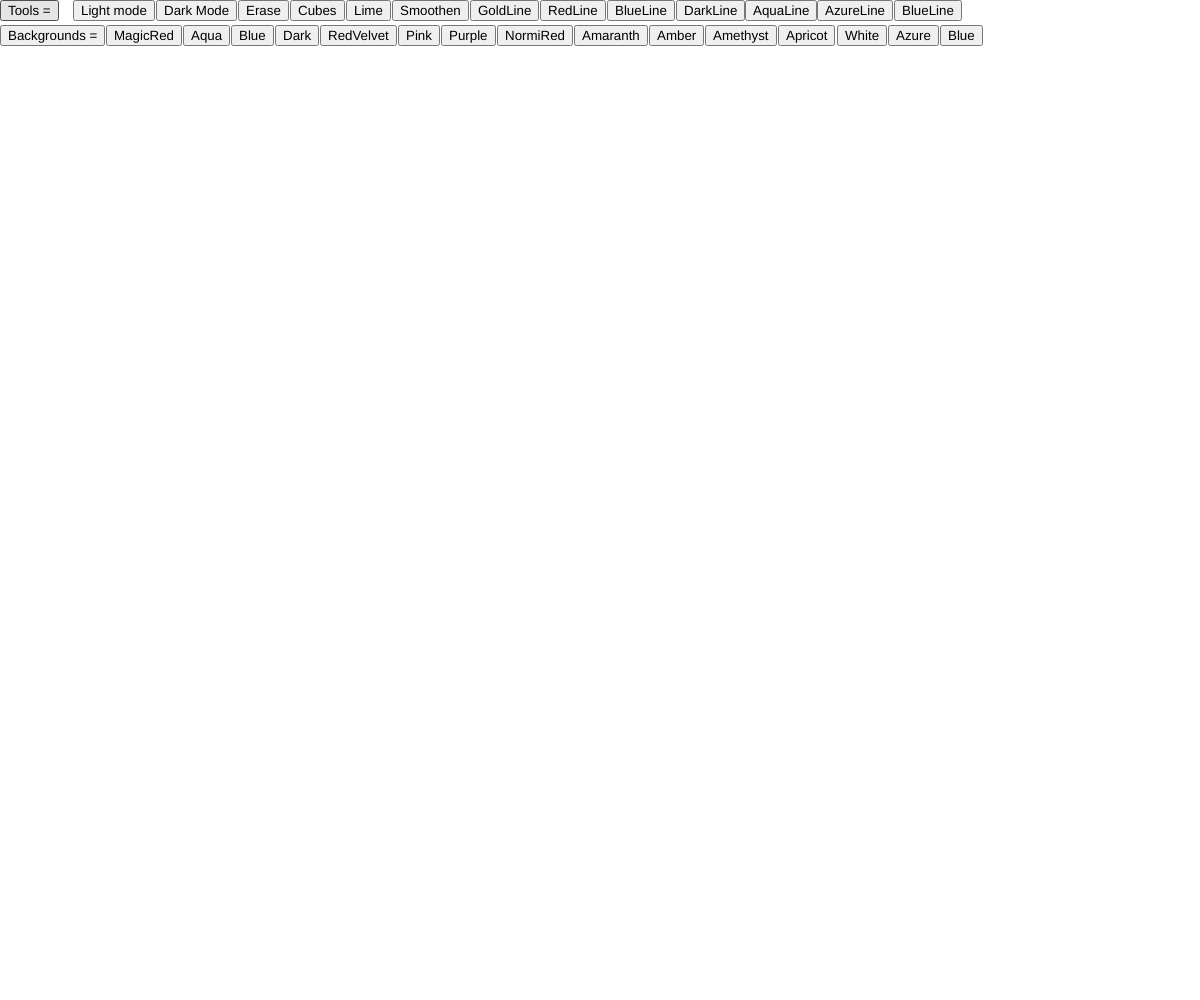
Frame 1 (no input)
Frame 60 (no input): identical to frame 1, image omitted
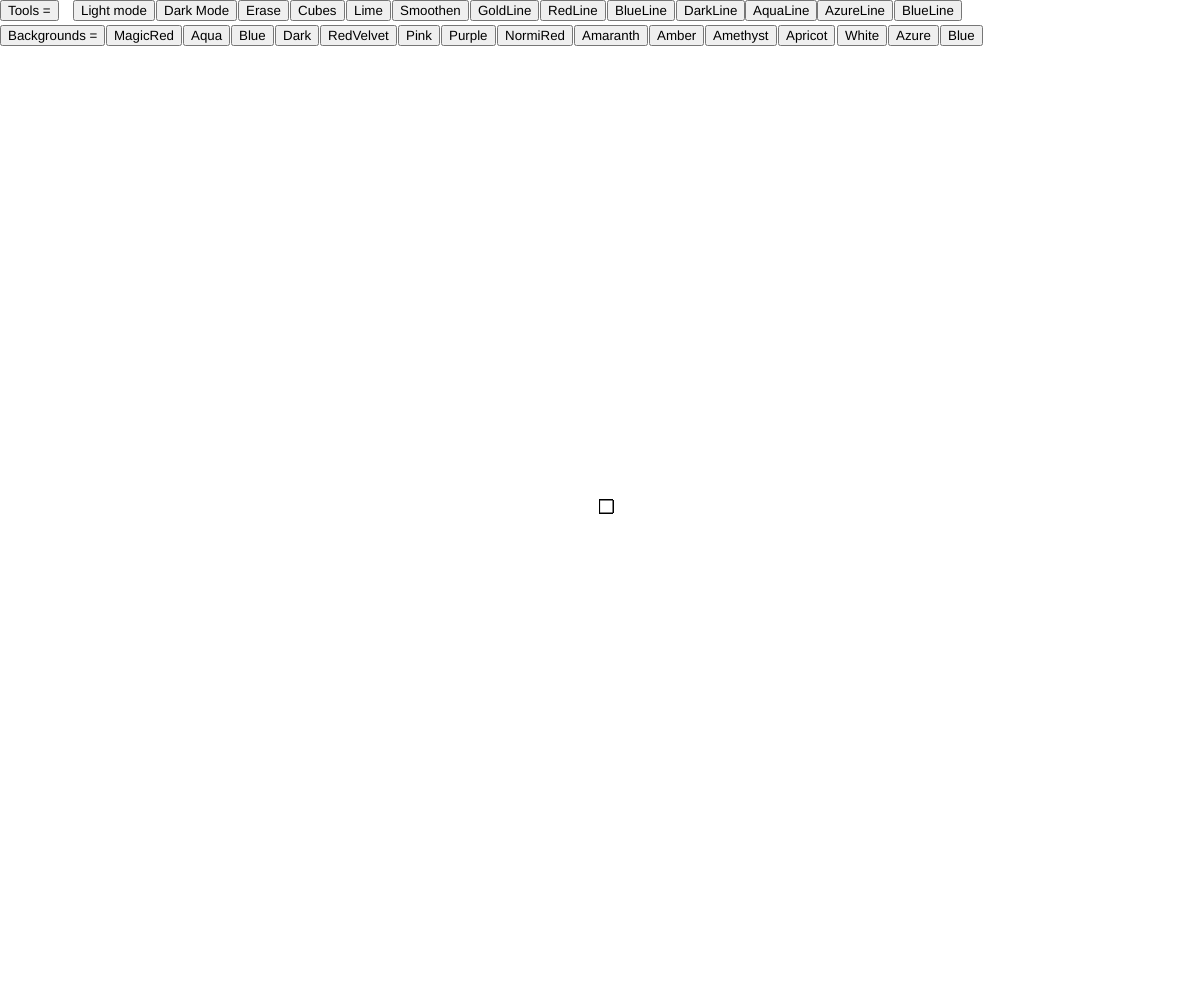
Frame 120 (the mouse pressed at the canvas centre since frame 60)

The p5.js sketch that drew these frames (run headless with seeded random() and noise() and a simulated clock; from frame 60 on, the mouse is pressed at the canvas centre):

// p5.js sketch
// ── sketch.js
let bm;
let wm;
let cm;
let cb;
let fs;
let ys;
let es;
let rb;
let pc;
let ac;
let ti;
let bc;
let dm;
let gb;
let po;
let cl;
let br;
let ty;
let nr;
let am;
let ab;
let ay;
let aq;
let qw;
let tq;
let pu;
let to;
let yt;
let tr;
let ui;
// let qw;
// let dc;

function setup() {
  createCanvas(windowWidth, windowHeight);
  background(255, 100, 100);
  background(255);
  
  bm = createButton('Dark Mode');
  wm = createButton('Light mode');
  cm = createButton('Erase');
  cb = createButton('Pink');
  fs = createButton('Smoothen');
  ys = createButton('Cubes');
  es = createButton('RedVelvet');
  rb = createButton('Lime');
  pc = createButton('MagicRed');
  ac = createButton('Aqua');
  ti = createButton('Tools = ');
  bc = createButton('Blue');
  dm = createButton('Dark');
  gb = createButton('Backgrounds =');
  po = createButton('Purple');
  cl = createButton('GoldLine');
  br = createButton('RedLine');
  ty = createButton('BlueLine');
  nr = createButton('NormiRed');
  am = createButton('Amaranth');
  ab = createButton('Amber');
  ay = createButton('Amethyst');
  aq = createButton('Apricot');
  qw = createButton('White');
  tw = createButton('DarkLine');
  pu = createButton('AquaLine');
  to = createButton('AzureLine');
  yt = createButton('Azure');
  tr = createButton('Blue');
  ui = createButton('BlueLine');
  // qw = createButton('To draw please press your Mouse');
  // dc = createButton('DoodleMode');
  
  wm.position(73, 0);
  bm.position(156, 0);
  cm.position(238, 0);
  
  // pink
  cb.position(398, 25);
  
  // 217, 0
  fs.position(392, 0);
  ys.position(290, 0);
  
  // red velvet
  es.position(320, 25);
  rb.position(346, 0);
  pc.position(106, 25);
  ac.position(183, 25);
  ti.position(0, 0);
  // qw.position(527, 0);
  // dc.position(585, 0);
  bc.position(231, 25);
  dm.position(275, 25);
 
  // background
  gb.position(0, 25);
  po.position(441, 25);
  cl.position(470, 0);
  br.position(540, 0);
  ty.position(607, 0);
  nr.position(497, 25);
  am.position(574, 25);
  ab.position(649, 25);
  ay.position(705, 25);
  aq.position(778, 25);
  qw.position(837, 25);
  tw.position(676, 0);
  pu.position(745, 0);
  to.position(817, 0);
  yt.position(888, 25);
  tr.position(940, 25);
  ui.position(894, 0);
  
  wm.mousePressed(w);
  bm.mousePressed(b);
  cm.mousePressed(c);
  cb.mousePressed(a);
  fs.mousePressed(f);
  ys.mousePressed(y);
  es.mousePressed(s);
  rb.mousePressed(k);
  pc.mousePressed(p);
  ac.mousePressed(q);
  bc.mousePressed(l);
  dm.mousePressed(fr);
  po.mousePressed(i);
  cl.mousePressed(g);
  br.mousePressed(lo)
  ty.mousePressed(bu);
  nr.mousePressed(re);
  am.mousePressed(ar);
  ab.mousePressed(ae);
  ay.mousePressed(aw);
  aq.mousePressed(we);
  qw.mousePressed(wei);
  tw.mousePressed(te);
  pu.mousePressed(pi);
  to.mousePressed(Az);
  yt.mousePressed(tir);
  tr.mousePressed(ter);
  ui.mousePressed(qww);
  // dc.mousePressed(d)
}

function w() { 
  fill(255);
}

function b() {
  fill(100, 100, 100);
}

function c() {
  clear();
  background(255);
}

function a() {
  background('#fae');
}

function f() {
  noStroke(); 
}

function y() {
  stroke(0);
}

function s() {
  background(255, 100, 100);
  function mousePressed() {}
}

function k() {
  var xColour = map(mouseX, 0, 400, 0, 255);
  var yColour = map(mouseY, 0, 400, 0, 255);
  fill(200, xColour, yColour);
  rect(mouseX, mouseY, 15, 15);
}

function p() {
  background('rgb(100%,0%,10%)');
}

function q() {
  background('aqua');
}

function l() {
  colorMode(HSB);
background(255, 204, 100);
}

function fr() {
  background(0);
}

function i() {
background(100, 0, 100)
}

function g() {
  fill('gold')
}

function lo() {
  fill('red');
}

function bu() {
  fill('Blue');
}

function re() {
  background('red');
}

function ar() {
  background(229, 43, 80);
}

function ae() {
  background(225, 191, 0);
}

function aw() {
  background(153, 102, 204);
}

function we() {
  background(251, 206, 177)
}

function wei() {
  background(255);
}

function te() {
  fill(0);
}

function pi() {
  fill('aqua');
}

function Az() {
  fill(0, 127, 255)
}

function tir() {
  background(0, 127, 255);
}

function ter() {
  background(0, 0, 255);
}

function qww() {
  fill(0, 0, 255);
}

function draw() {
 if (mouseIsPressed) 
  rect(mouseX, mouseY, 13, 13);
  
}
